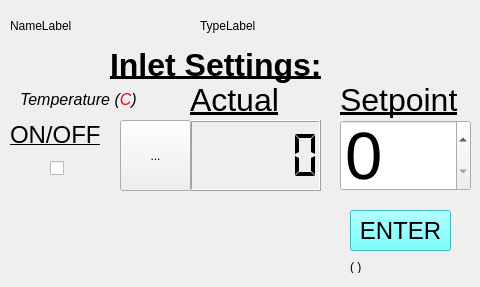
<?xml version="1.0" encoding="UTF-8"?>
<ui version="4.0">
 <class>InletWidget</class>
 <widget class="QWidget" name="InletWidget">
  <property name="geometry">
   <rect>
    <x>0</x>
    <y>0</y>
    <width>480</width>
    <height>287</height>
   </rect>
  </property>
  <property name="windowTitle">
   <string>Form</string>
  </property>
  <widget class="QLabel" name="inletLabel">
   <property name="geometry">
    <rect>
     <x>110</x>
     <y>40</y>
     <width>261</width>
     <height>51</height>
    </rect>
   </property>
   <property name="text">
    <string>&lt;!DOCTYPE HTML PUBLIC &quot;-//W3C//DTD HTML 4.0//EN&quot; &quot;http://www.w3.org/TR/REC-html40/strict.dtd&quot;&gt;
&lt;html&gt;&lt;head&gt;&lt;meta name=&quot;qrichtext&quot; content=&quot;1&quot; /&gt;&lt;style type=&quot;text/css&quot;&gt;
p, li { white-space: pre-wrap; }
&lt;/style&gt;&lt;/head&gt;&lt;body style=&quot; font-family:'Ubuntu'; font-size:11pt; font-weight:400; font-style:normal;&quot;&gt;
&lt;table style=&quot;-qt-table-type: root; margin-top:4px; margin-bottom:4px; margin-left:4px; margin-right:4px;&quot;&gt;
&lt;tr&gt;
&lt;td style=&quot;border: none;&quot;&gt;
&lt;p style=&quot; margin-top:0px; margin-bottom:0px; margin-left:0px; margin-right:0px; -qt-block-indent:0; text-indent:0px;&quot;&gt;&lt;span style=&quot; font-family:'MS Shell Dlg 2'; font-size:24pt; font-weight:600; text-decoration: underline;&quot;&gt;Inlet Settings:&lt;/span&gt;&lt;/p&gt;&lt;/td&gt;&lt;/tr&gt;&lt;/table&gt;&lt;/body&gt;&lt;/html&gt;</string>
   </property>
  </widget>
  <widget class="QDoubleSpinBox" name="inletSetTempSpinBox">
   <property name="geometry">
    <rect>
     <x>340</x>
     <y>120</y>
     <width>131</width>
     <height>71</height>
    </rect>
   </property>
   <property name="font">
    <font>
     <pointsize>50</pointsize>
    </font>
   </property>
   <property name="decimals">
    <number>0</number>
   </property>
  </widget>
  <widget class="QLCDNumber" name="inletActTempLCD">
   <property name="geometry">
    <rect>
     <x>190</x>
     <y>120</y>
     <width>131</width>
     <height>71</height>
    </rect>
   </property>
   <property name="segmentStyle">
    <enum>QLCDNumber::Flat</enum>
   </property>
  </widget>
  <widget class="QCheckBox" name="tempCheckBox">
   <property name="geometry">
    <rect>
     <x>50</x>
     <y>160</y>
     <width>21</width>
     <height>17</height>
    </rect>
   </property>
   <property name="text">
    <string/>
   </property>
  </widget>
  <widget class="QLabel" name="typeLabel">
   <property name="geometry">
    <rect>
     <x>200</x>
     <y>10</y>
     <width>211</width>
     <height>31</height>
    </rect>
   </property>
   <property name="text">
    <string>TypeLabel</string>
   </property>
  </widget>
  <widget class="QLabel" name="nameLabel">
   <property name="geometry">
    <rect>
     <x>10</x>
     <y>10</y>
     <width>191</width>
     <height>31</height>
    </rect>
   </property>
   <property name="text">
    <string>NameLabel</string>
   </property>
  </widget>
  <widget class="QLabel" name="inletTempLabel">
   <property name="geometry">
    <rect>
     <x>20</x>
     <y>90</y>
     <width>141</width>
     <height>20</height>
    </rect>
   </property>
   <property name="text">
    <string>&lt;!DOCTYPE HTML PUBLIC &quot;-//W3C//DTD HTML 4.0//EN&quot; &quot;http://www.w3.org/TR/REC-html40/strict.dtd&quot;&gt;
&lt;html&gt;&lt;head&gt;&lt;meta name=&quot;qrichtext&quot; content=&quot;1&quot; /&gt;&lt;style type=&quot;text/css&quot;&gt;
p, li { white-space: pre-wrap; }
&lt;/style&gt;&lt;/head&gt;&lt;body style=&quot; font-family:'Ubuntu'; font-size:11pt; font-weight:400; font-style:normal;&quot;&gt;
&lt;table style=&quot;-qt-table-type: root; margin-top:4px; margin-bottom:4px; margin-left:4px; margin-right:4px;&quot;&gt;
&lt;tr&gt;
&lt;td style=&quot;border: none;&quot;&gt;
&lt;p style=&quot; margin-top:0px; margin-bottom:0px; margin-left:0px; margin-right:0px; -qt-block-indent:0; text-indent:0px;&quot;&gt;&lt;span style=&quot; font-family:'MS Shell Dlg 2'; font-size:12pt; font-style:italic;&quot;&gt;Temperature (&lt;/span&gt;&lt;span style=&quot; font-family:'MS Shell Dlg 2'; font-size:12pt; font-style:italic; color:#ff0000;&quot;&gt;C&lt;/span&gt;&lt;span style=&quot; font-family:'MS Shell Dlg 2'; font-size:12pt; font-style:italic;&quot;&gt;)&lt;/span&gt;&lt;/p&gt;&lt;/td&gt;&lt;/tr&gt;&lt;/table&gt;&lt;/body&gt;&lt;/html&gt;</string>
   </property>
  </widget>
  <widget class="QLabel" name="tempSetTestLabel">
   <property name="geometry">
    <rect>
     <x>350</x>
     <y>260</y>
     <width>46</width>
     <height>13</height>
    </rect>
   </property>
   <property name="text">
    <string>( )</string>
   </property>
  </widget>
  <widget class="QToolButton" name="actualTempButton">
   <property name="geometry">
    <rect>
     <x>120</x>
     <y>120</y>
     <width>71</width>
     <height>71</height>
    </rect>
   </property>
   <property name="text">
    <string>...</string>
   </property>
  </widget>
  <widget class="QLabel" name="inletOnOffLabel">
   <property name="geometry">
    <rect>
     <x>10</x>
     <y>120</y>
     <width>91</width>
     <height>31</height>
    </rect>
   </property>
   <property name="text">
    <string>&lt;!DOCTYPE HTML PUBLIC &quot;-//W3C//DTD HTML 4.0//EN&quot; &quot;http://www.w3.org/TR/REC-html40/strict.dtd&quot;&gt;
&lt;html&gt;&lt;head&gt;&lt;meta name=&quot;qrichtext&quot; content=&quot;1&quot; /&gt;&lt;style type=&quot;text/css&quot;&gt;
p, li { white-space: pre-wrap; }
&lt;/style&gt;&lt;/head&gt;&lt;body style=&quot; font-family:'Ubuntu'; font-size:11pt; font-weight:400; font-style:normal;&quot;&gt;
&lt;table style=&quot;-qt-table-type: root; margin-top:4px; margin-bottom:4px; margin-left:4px; margin-right:4px;&quot;&gt;
&lt;tr&gt;
&lt;td style=&quot;border: none;&quot;&gt;
&lt;p style=&quot; margin-top:0px; margin-bottom:0px; margin-left:0px; margin-right:0px; -qt-block-indent:0; text-indent:0px;&quot;&gt;&lt;span style=&quot; font-family:'MS Shell Dlg 2'; font-size:18pt; text-decoration: underline;&quot;&gt;ON/OFF&lt;/span&gt;&lt;/p&gt;&lt;/td&gt;&lt;/tr&gt;&lt;/table&gt;&lt;/body&gt;&lt;/html&gt;</string>
   </property>
  </widget>
  <widget class="QLabel" name="inletActualLabel">
   <property name="geometry">
    <rect>
     <x>190</x>
     <y>80</y>
     <width>101</width>
     <height>41</height>
    </rect>
   </property>
   <property name="text">
    <string>&lt;!DOCTYPE HTML PUBLIC &quot;-//W3C//DTD HTML 4.0//EN&quot; &quot;http://www.w3.org/TR/REC-html40/strict.dtd&quot;&gt;
&lt;html&gt;&lt;head&gt;&lt;meta name=&quot;qrichtext&quot; content=&quot;1&quot; /&gt;&lt;style type=&quot;text/css&quot;&gt;
p, li { white-space: pre-wrap; }
&lt;/style&gt;&lt;/head&gt;&lt;body style=&quot; font-family:'Ubuntu'; font-size:11pt; font-weight:400; font-style:normal;&quot;&gt;
&lt;table style=&quot;-qt-table-type: root; margin-top:4px; margin-bottom:4px; margin-left:4px; margin-right:4px;&quot;&gt;
&lt;tr&gt;
&lt;td style=&quot;border: none;&quot;&gt;
&lt;p style=&quot; margin-top:0px; margin-bottom:0px; margin-left:0px; margin-right:0px; -qt-block-indent:0; text-indent:0px;&quot;&gt;&lt;span style=&quot; font-family:'MS Shell Dlg 2'; font-size:24pt; text-decoration: underline;&quot;&gt;Actual&lt;/span&gt;&lt;/p&gt;&lt;/td&gt;&lt;/tr&gt;&lt;/table&gt;&lt;/body&gt;&lt;/html&gt;</string>
   </property>
  </widget>
  <widget class="QLabel" name="inletSetpointLabel">
   <property name="geometry">
    <rect>
     <x>340</x>
     <y>80</y>
     <width>141</width>
     <height>41</height>
    </rect>
   </property>
   <property name="text">
    <string>&lt;!DOCTYPE HTML PUBLIC &quot;-//W3C//DTD HTML 4.0//EN&quot; &quot;http://www.w3.org/TR/REC-html40/strict.dtd&quot;&gt;
&lt;html&gt;&lt;head&gt;&lt;meta name=&quot;qrichtext&quot; content=&quot;1&quot; /&gt;&lt;style type=&quot;text/css&quot;&gt;
p, li { white-space: pre-wrap; }
&lt;/style&gt;&lt;/head&gt;&lt;body style=&quot; font-family:'Ubuntu'; font-size:11pt; font-weight:400; font-style:normal;&quot;&gt;
&lt;table style=&quot;-qt-table-type: root; margin-top:4px; margin-bottom:4px; margin-left:4px; margin-right:4px;&quot;&gt;
&lt;tr&gt;
&lt;td style=&quot;border: none;&quot;&gt;
&lt;p style=&quot; margin-top:0px; margin-bottom:0px; margin-left:0px; margin-right:0px; -qt-block-indent:0; text-indent:0px;&quot;&gt;&lt;span style=&quot; font-family:'MS Shell Dlg 2'; font-size:24pt; text-decoration: underline;&quot;&gt;Setpoint&lt;/span&gt;&lt;/p&gt;&lt;/td&gt;&lt;/tr&gt;&lt;/table&gt;&lt;/body&gt;&lt;/html&gt;</string>
   </property>
  </widget>
  <widget class="QPushButton" name="sendTempButton">
   <property name="geometry">
    <rect>
     <x>350</x>
     <y>210</y>
     <width>101</width>
     <height>41</height>
    </rect>
   </property>
   <property name="minimumSize">
    <size>
     <width>0</width>
     <height>0</height>
    </size>
   </property>
   <property name="maximumSize">
    <size>
     <width>171</width>
     <height>41</height>
    </size>
   </property>
   <property name="palette">
    <palette>
     <active>
      <colorrole role="WindowText">
       <brush brushstyle="SolidPattern">
        <color alpha="255">
         <red>0</red>
         <green>0</green>
         <blue>0</blue>
        </color>
       </brush>
      </colorrole>
      <colorrole role="Button">
       <brush brushstyle="SolidPattern">
        <color alpha="255">
         <red>85</red>
         <green>255</green>
         <blue>255</blue>
        </color>
       </brush>
      </colorrole>
      <colorrole role="Light">
       <brush brushstyle="SolidPattern">
        <color alpha="255">
         <red>213</red>
         <green>255</green>
         <blue>255</blue>
        </color>
       </brush>
      </colorrole>
      <colorrole role="Midlight">
       <brush brushstyle="SolidPattern">
        <color alpha="255">
         <red>149</red>
         <green>255</green>
         <blue>255</blue>
        </color>
       </brush>
      </colorrole>
      <colorrole role="Dark">
       <brush brushstyle="SolidPattern">
        <color alpha="255">
         <red>42</red>
         <green>127</green>
         <blue>127</blue>
        </color>
       </brush>
      </colorrole>
      <colorrole role="Mid">
       <brush brushstyle="SolidPattern">
        <color alpha="255">
         <red>56</red>
         <green>170</green>
         <blue>170</blue>
        </color>
       </brush>
      </colorrole>
      <colorrole role="Text">
       <brush brushstyle="SolidPattern">
        <color alpha="255">
         <red>0</red>
         <green>0</green>
         <blue>0</blue>
        </color>
       </brush>
      </colorrole>
      <colorrole role="BrightText">
       <brush brushstyle="SolidPattern">
        <color alpha="255">
         <red>255</red>
         <green>255</green>
         <blue>255</blue>
        </color>
       </brush>
      </colorrole>
      <colorrole role="ButtonText">
       <brush brushstyle="SolidPattern">
        <color alpha="255">
         <red>0</red>
         <green>0</green>
         <blue>0</blue>
        </color>
       </brush>
      </colorrole>
      <colorrole role="Base">
       <brush brushstyle="SolidPattern">
        <color alpha="255">
         <red>255</red>
         <green>255</green>
         <blue>255</blue>
        </color>
       </brush>
      </colorrole>
      <colorrole role="Window">
       <brush brushstyle="SolidPattern">
        <color alpha="255">
         <red>85</red>
         <green>255</green>
         <blue>255</blue>
        </color>
       </brush>
      </colorrole>
      <colorrole role="Shadow">
       <brush brushstyle="SolidPattern">
        <color alpha="255">
         <red>0</red>
         <green>0</green>
         <blue>0</blue>
        </color>
       </brush>
      </colorrole>
      <colorrole role="AlternateBase">
       <brush brushstyle="SolidPattern">
        <color alpha="255">
         <red>170</red>
         <green>255</green>
         <blue>255</blue>
        </color>
       </brush>
      </colorrole>
      <colorrole role="ToolTipBase">
       <brush brushstyle="SolidPattern">
        <color alpha="255">
         <red>255</red>
         <green>255</green>
         <blue>220</blue>
        </color>
       </brush>
      </colorrole>
      <colorrole role="ToolTipText">
       <brush brushstyle="SolidPattern">
        <color alpha="255">
         <red>0</red>
         <green>0</green>
         <blue>0</blue>
        </color>
       </brush>
      </colorrole>
     </active>
     <inactive>
      <colorrole role="WindowText">
       <brush brushstyle="SolidPattern">
        <color alpha="255">
         <red>0</red>
         <green>0</green>
         <blue>0</blue>
        </color>
       </brush>
      </colorrole>
      <colorrole role="Button">
       <brush brushstyle="SolidPattern">
        <color alpha="255">
         <red>85</red>
         <green>255</green>
         <blue>255</blue>
        </color>
       </brush>
      </colorrole>
      <colorrole role="Light">
       <brush brushstyle="SolidPattern">
        <color alpha="255">
         <red>213</red>
         <green>255</green>
         <blue>255</blue>
        </color>
       </brush>
      </colorrole>
      <colorrole role="Midlight">
       <brush brushstyle="SolidPattern">
        <color alpha="255">
         <red>149</red>
         <green>255</green>
         <blue>255</blue>
        </color>
       </brush>
      </colorrole>
      <colorrole role="Dark">
       <brush brushstyle="SolidPattern">
        <color alpha="255">
         <red>42</red>
         <green>127</green>
         <blue>127</blue>
        </color>
       </brush>
      </colorrole>
      <colorrole role="Mid">
       <brush brushstyle="SolidPattern">
        <color alpha="255">
         <red>56</red>
         <green>170</green>
         <blue>170</blue>
        </color>
       </brush>
      </colorrole>
      <colorrole role="Text">
       <brush brushstyle="SolidPattern">
        <color alpha="255">
         <red>0</red>
         <green>0</green>
         <blue>0</blue>
        </color>
       </brush>
      </colorrole>
      <colorrole role="BrightText">
       <brush brushstyle="SolidPattern">
        <color alpha="255">
         <red>255</red>
         <green>255</green>
         <blue>255</blue>
        </color>
       </brush>
      </colorrole>
      <colorrole role="ButtonText">
       <brush brushstyle="SolidPattern">
        <color alpha="255">
         <red>0</red>
         <green>0</green>
         <blue>0</blue>
        </color>
       </brush>
      </colorrole>
      <colorrole role="Base">
       <brush brushstyle="SolidPattern">
        <color alpha="255">
         <red>255</red>
         <green>255</green>
         <blue>255</blue>
        </color>
       </brush>
      </colorrole>
      <colorrole role="Window">
       <brush brushstyle="SolidPattern">
        <color alpha="255">
         <red>85</red>
         <green>255</green>
         <blue>255</blue>
        </color>
       </brush>
      </colorrole>
      <colorrole role="Shadow">
       <brush brushstyle="SolidPattern">
        <color alpha="255">
         <red>0</red>
         <green>0</green>
         <blue>0</blue>
        </color>
       </brush>
      </colorrole>
      <colorrole role="AlternateBase">
       <brush brushstyle="SolidPattern">
        <color alpha="255">
         <red>170</red>
         <green>255</green>
         <blue>255</blue>
        </color>
       </brush>
      </colorrole>
      <colorrole role="ToolTipBase">
       <brush brushstyle="SolidPattern">
        <color alpha="255">
         <red>255</red>
         <green>255</green>
         <blue>220</blue>
        </color>
       </brush>
      </colorrole>
      <colorrole role="ToolTipText">
       <brush brushstyle="SolidPattern">
        <color alpha="255">
         <red>0</red>
         <green>0</green>
         <blue>0</blue>
        </color>
       </brush>
      </colorrole>
     </inactive>
     <disabled>
      <colorrole role="WindowText">
       <brush brushstyle="SolidPattern">
        <color alpha="255">
         <red>42</red>
         <green>127</green>
         <blue>127</blue>
        </color>
       </brush>
      </colorrole>
      <colorrole role="Button">
       <brush brushstyle="SolidPattern">
        <color alpha="255">
         <red>85</red>
         <green>255</green>
         <blue>255</blue>
        </color>
       </brush>
      </colorrole>
      <colorrole role="Light">
       <brush brushstyle="SolidPattern">
        <color alpha="255">
         <red>213</red>
         <green>255</green>
         <blue>255</blue>
        </color>
       </brush>
      </colorrole>
      <colorrole role="Midlight">
       <brush brushstyle="SolidPattern">
        <color alpha="255">
         <red>149</red>
         <green>255</green>
         <blue>255</blue>
        </color>
       </brush>
      </colorrole>
      <colorrole role="Dark">
       <brush brushstyle="SolidPattern">
        <color alpha="255">
         <red>42</red>
         <green>127</green>
         <blue>127</blue>
        </color>
       </brush>
      </colorrole>
      <colorrole role="Mid">
       <brush brushstyle="SolidPattern">
        <color alpha="255">
         <red>56</red>
         <green>170</green>
         <blue>170</blue>
        </color>
       </brush>
      </colorrole>
      <colorrole role="Text">
       <brush brushstyle="SolidPattern">
        <color alpha="255">
         <red>42</red>
         <green>127</green>
         <blue>127</blue>
        </color>
       </brush>
      </colorrole>
      <colorrole role="BrightText">
       <brush brushstyle="SolidPattern">
        <color alpha="255">
         <red>255</red>
         <green>255</green>
         <blue>255</blue>
        </color>
       </brush>
      </colorrole>
      <colorrole role="ButtonText">
       <brush brushstyle="SolidPattern">
        <color alpha="255">
         <red>42</red>
         <green>127</green>
         <blue>127</blue>
        </color>
       </brush>
      </colorrole>
      <colorrole role="Base">
       <brush brushstyle="SolidPattern">
        <color alpha="255">
         <red>85</red>
         <green>255</green>
         <blue>255</blue>
        </color>
       </brush>
      </colorrole>
      <colorrole role="Window">
       <brush brushstyle="SolidPattern">
        <color alpha="255">
         <red>85</red>
         <green>255</green>
         <blue>255</blue>
        </color>
       </brush>
      </colorrole>
      <colorrole role="Shadow">
       <brush brushstyle="SolidPattern">
        <color alpha="255">
         <red>0</red>
         <green>0</green>
         <blue>0</blue>
        </color>
       </brush>
      </colorrole>
      <colorrole role="AlternateBase">
       <brush brushstyle="SolidPattern">
        <color alpha="255">
         <red>85</red>
         <green>255</green>
         <blue>255</blue>
        </color>
       </brush>
      </colorrole>
      <colorrole role="ToolTipBase">
       <brush brushstyle="SolidPattern">
        <color alpha="255">
         <red>255</red>
         <green>255</green>
         <blue>220</blue>
        </color>
       </brush>
      </colorrole>
      <colorrole role="ToolTipText">
       <brush brushstyle="SolidPattern">
        <color alpha="255">
         <red>0</red>
         <green>0</green>
         <blue>0</blue>
        </color>
       </brush>
      </colorrole>
     </disabled>
    </palette>
   </property>
   <property name="font">
    <font>
     <pointsize>18</pointsize>
    </font>
   </property>
   <property name="text">
    <string>ENTER</string>
   </property>
  </widget>
  <widget class="QWidget" name="layoutWidget">
   <property name="geometry">
    <rect>
     <x>120</x>
     <y>410</y>
     <width>112</width>
     <height>67</height>
    </rect>
   </property>
   <layout class="QGridLayout" name="gridLayout">
    <item row="0" column="0">
     <widget class="QPushButton" name="heaterOnButton">
      <property name="minimumSize">
       <size>
        <width>0</width>
        <height>0</height>
       </size>
      </property>
      <property name="maximumSize">
       <size>
        <width>171</width>
        <height>41</height>
       </size>
      </property>
      <property name="palette">
       <palette>
        <active>
         <colorrole role="WindowText">
          <brush brushstyle="SolidPattern">
           <color alpha="255">
            <red>0</red>
            <green>0</green>
            <blue>0</blue>
           </color>
          </brush>
         </colorrole>
         <colorrole role="Button">
          <brush brushstyle="SolidPattern">
           <color alpha="255">
            <red>85</red>
            <green>255</green>
            <blue>255</blue>
           </color>
          </brush>
         </colorrole>
         <colorrole role="Light">
          <brush brushstyle="SolidPattern">
           <color alpha="255">
            <red>213</red>
            <green>255</green>
            <blue>255</blue>
           </color>
          </brush>
         </colorrole>
         <colorrole role="Midlight">
          <brush brushstyle="SolidPattern">
           <color alpha="255">
            <red>149</red>
            <green>255</green>
            <blue>255</blue>
           </color>
          </brush>
         </colorrole>
         <colorrole role="Dark">
          <brush brushstyle="SolidPattern">
           <color alpha="255">
            <red>42</red>
            <green>127</green>
            <blue>127</blue>
           </color>
          </brush>
         </colorrole>
         <colorrole role="Mid">
          <brush brushstyle="SolidPattern">
           <color alpha="255">
            <red>56</red>
            <green>170</green>
            <blue>170</blue>
           </color>
          </brush>
         </colorrole>
         <colorrole role="Text">
          <brush brushstyle="SolidPattern">
           <color alpha="255">
            <red>0</red>
            <green>0</green>
            <blue>0</blue>
           </color>
          </brush>
         </colorrole>
         <colorrole role="BrightText">
          <brush brushstyle="SolidPattern">
           <color alpha="255">
            <red>255</red>
            <green>255</green>
            <blue>255</blue>
           </color>
          </brush>
         </colorrole>
         <colorrole role="ButtonText">
          <brush brushstyle="SolidPattern">
           <color alpha="255">
            <red>0</red>
            <green>0</green>
            <blue>0</blue>
           </color>
          </brush>
         </colorrole>
         <colorrole role="Base">
          <brush brushstyle="SolidPattern">
           <color alpha="255">
            <red>255</red>
            <green>255</green>
            <blue>255</blue>
           </color>
          </brush>
         </colorrole>
         <colorrole role="Window">
          <brush brushstyle="SolidPattern">
           <color alpha="255">
            <red>85</red>
            <green>255</green>
            <blue>255</blue>
           </color>
          </brush>
         </colorrole>
         <colorrole role="Shadow">
          <brush brushstyle="SolidPattern">
           <color alpha="255">
            <red>0</red>
            <green>0</green>
            <blue>0</blue>
           </color>
          </brush>
         </colorrole>
         <colorrole role="AlternateBase">
          <brush brushstyle="SolidPattern">
           <color alpha="255">
            <red>170</red>
            <green>255</green>
            <blue>255</blue>
           </color>
          </brush>
         </colorrole>
         <colorrole role="ToolTipBase">
          <brush brushstyle="SolidPattern">
           <color alpha="255">
            <red>255</red>
            <green>255</green>
            <blue>220</blue>
           </color>
          </brush>
         </colorrole>
         <colorrole role="ToolTipText">
          <brush brushstyle="SolidPattern">
           <color alpha="255">
            <red>0</red>
            <green>0</green>
            <blue>0</blue>
           </color>
          </brush>
         </colorrole>
        </active>
        <inactive>
         <colorrole role="WindowText">
          <brush brushstyle="SolidPattern">
           <color alpha="255">
            <red>0</red>
            <green>0</green>
            <blue>0</blue>
           </color>
          </brush>
         </colorrole>
         <colorrole role="Button">
          <brush brushstyle="SolidPattern">
           <color alpha="255">
            <red>85</red>
            <green>255</green>
            <blue>255</blue>
           </color>
          </brush>
         </colorrole>
         <colorrole role="Light">
          <brush brushstyle="SolidPattern">
           <color alpha="255">
            <red>213</red>
            <green>255</green>
            <blue>255</blue>
           </color>
          </brush>
         </colorrole>
         <colorrole role="Midlight">
          <brush brushstyle="SolidPattern">
           <color alpha="255">
            <red>149</red>
            <green>255</green>
            <blue>255</blue>
           </color>
          </brush>
         </colorrole>
         <colorrole role="Dark">
          <brush brushstyle="SolidPattern">
           <color alpha="255">
            <red>42</red>
            <green>127</green>
            <blue>127</blue>
           </color>
          </brush>
         </colorrole>
         <colorrole role="Mid">
          <brush brushstyle="SolidPattern">
           <color alpha="255">
            <red>56</red>
            <green>170</green>
            <blue>170</blue>
           </color>
          </brush>
         </colorrole>
         <colorrole role="Text">
          <brush brushstyle="SolidPattern">
           <color alpha="255">
            <red>0</red>
            <green>0</green>
            <blue>0</blue>
           </color>
          </brush>
         </colorrole>
         <colorrole role="BrightText">
          <brush brushstyle="SolidPattern">
           <color alpha="255">
            <red>255</red>
            <green>255</green>
            <blue>255</blue>
           </color>
          </brush>
         </colorrole>
         <colorrole role="ButtonText">
          <brush brushstyle="SolidPattern">
           <color alpha="255">
            <red>0</red>
            <green>0</green>
            <blue>0</blue>
           </color>
          </brush>
         </colorrole>
         <colorrole role="Base">
          <brush brushstyle="SolidPattern">
           <color alpha="255">
            <red>255</red>
            <green>255</green>
            <blue>255</blue>
           </color>
          </brush>
         </colorrole>
         <colorrole role="Window">
          <brush brushstyle="SolidPattern">
           <color alpha="255">
            <red>85</red>
            <green>255</green>
            <blue>255</blue>
           </color>
          </brush>
         </colorrole>
         <colorrole role="Shadow">
          <brush brushstyle="SolidPattern">
           <color alpha="255">
            <red>0</red>
            <green>0</green>
            <blue>0</blue>
           </color>
          </brush>
         </colorrole>
         <colorrole role="AlternateBase">
          <brush brushstyle="SolidPattern">
           <color alpha="255">
            <red>170</red>
            <green>255</green>
            <blue>255</blue>
           </color>
          </brush>
         </colorrole>
         <colorrole role="ToolTipBase">
          <brush brushstyle="SolidPattern">
           <color alpha="255">
            <red>255</red>
            <green>255</green>
            <blue>220</blue>
           </color>
          </brush>
         </colorrole>
         <colorrole role="ToolTipText">
          <brush brushstyle="SolidPattern">
           <color alpha="255">
            <red>0</red>
            <green>0</green>
            <blue>0</blue>
           </color>
          </brush>
         </colorrole>
        </inactive>
        <disabled>
         <colorrole role="WindowText">
          <brush brushstyle="SolidPattern">
           <color alpha="255">
            <red>42</red>
            <green>127</green>
            <blue>127</blue>
           </color>
          </brush>
         </colorrole>
         <colorrole role="Button">
          <brush brushstyle="SolidPattern">
           <color alpha="255">
            <red>85</red>
            <green>255</green>
            <blue>255</blue>
           </color>
          </brush>
         </colorrole>
         <colorrole role="Light">
          <brush brushstyle="SolidPattern">
           <color alpha="255">
            <red>213</red>
            <green>255</green>
            <blue>255</blue>
           </color>
          </brush>
         </colorrole>
         <colorrole role="Midlight">
          <brush brushstyle="SolidPattern">
           <color alpha="255">
            <red>149</red>
            <green>255</green>
            <blue>255</blue>
           </color>
          </brush>
         </colorrole>
         <colorrole role="Dark">
          <brush brushstyle="SolidPattern">
           <color alpha="255">
            <red>42</red>
            <green>127</green>
            <blue>127</blue>
           </color>
          </brush>
         </colorrole>
         <colorrole role="Mid">
          <brush brushstyle="SolidPattern">
           <color alpha="255">
            <red>56</red>
            <green>170</green>
            <blue>170</blue>
           </color>
          </brush>
         </colorrole>
         <colorrole role="Text">
          <brush brushstyle="SolidPattern">
           <color alpha="255">
            <red>42</red>
            <green>127</green>
            <blue>127</blue>
           </color>
          </brush>
         </colorrole>
         <colorrole role="BrightText">
          <brush brushstyle="SolidPattern">
           <color alpha="255">
            <red>255</red>
            <green>255</green>
            <blue>255</blue>
           </color>
          </brush>
         </colorrole>
         <colorrole role="ButtonText">
          <brush brushstyle="SolidPattern">
           <color alpha="255">
            <red>42</red>
            <green>127</green>
            <blue>127</blue>
           </color>
          </brush>
         </colorrole>
         <colorrole role="Base">
          <brush brushstyle="SolidPattern">
           <color alpha="255">
            <red>85</red>
            <green>255</green>
            <blue>255</blue>
           </color>
          </brush>
         </colorrole>
         <colorrole role="Window">
          <brush brushstyle="SolidPattern">
           <color alpha="255">
            <red>85</red>
            <green>255</green>
            <blue>255</blue>
           </color>
          </brush>
         </colorrole>
         <colorrole role="Shadow">
          <brush brushstyle="SolidPattern">
           <color alpha="255">
            <red>0</red>
            <green>0</green>
            <blue>0</blue>
           </color>
          </brush>
         </colorrole>
         <colorrole role="AlternateBase">
          <brush brushstyle="SolidPattern">
           <color alpha="255">
            <red>85</red>
            <green>255</green>
            <blue>255</blue>
           </color>
          </brush>
         </colorrole>
         <colorrole role="ToolTipBase">
          <brush brushstyle="SolidPattern">
           <color alpha="255">
            <red>255</red>
            <green>255</green>
            <blue>220</blue>
           </color>
          </brush>
         </colorrole>
         <colorrole role="ToolTipText">
          <brush brushstyle="SolidPattern">
           <color alpha="255">
            <red>0</red>
            <green>0</green>
            <blue>0</blue>
           </color>
          </brush>
         </colorrole>
        </disabled>
       </palette>
      </property>
      <property name="font">
       <font>
        <pointsize>18</pointsize>
       </font>
      </property>
      <property name="text">
       <string>Heat On</string>
      </property>
     </widget>
    </item>
    <item row="1" column="0">
     <widget class="QCheckBox" name="heatOnCheckBox">
      <property name="minimumSize">
       <size>
        <width>21</width>
        <height>21</height>
       </size>
      </property>
      <property name="font">
       <font>
        <pointsize>12</pointsize>
       </font>
      </property>
      <property name="acceptDrops">
       <bool>false</bool>
      </property>
      <property name="text">
       <string/>
      </property>
     </widget>
    </item>
   </layout>
  </widget>
  <widget class="QWidget" name="layoutWidget">
   <property name="geometry">
    <rect>
     <x>0</x>
     <y>410</y>
     <width>118</width>
     <height>67</height>
    </rect>
   </property>
   <layout class="QGridLayout" name="gridLayout_2">
    <item row="0" column="0">
     <widget class="QPushButton" name="heaterOffButton">
      <property name="minimumSize">
       <size>
        <width>0</width>
        <height>0</height>
       </size>
      </property>
      <property name="maximumSize">
       <size>
        <width>171</width>
        <height>41</height>
       </size>
      </property>
      <property name="palette">
       <palette>
        <active>
         <colorrole role="WindowText">
          <brush brushstyle="SolidPattern">
           <color alpha="255">
            <red>0</red>
            <green>0</green>
            <blue>0</blue>
           </color>
          </brush>
         </colorrole>
         <colorrole role="Button">
          <brush brushstyle="SolidPattern">
           <color alpha="255">
            <red>85</red>
            <green>255</green>
            <blue>255</blue>
           </color>
          </brush>
         </colorrole>
         <colorrole role="Light">
          <brush brushstyle="SolidPattern">
           <color alpha="255">
            <red>213</red>
            <green>255</green>
            <blue>255</blue>
           </color>
          </brush>
         </colorrole>
         <colorrole role="Midlight">
          <brush brushstyle="SolidPattern">
           <color alpha="255">
            <red>149</red>
            <green>255</green>
            <blue>255</blue>
           </color>
          </brush>
         </colorrole>
         <colorrole role="Dark">
          <brush brushstyle="SolidPattern">
           <color alpha="255">
            <red>42</red>
            <green>127</green>
            <blue>127</blue>
           </color>
          </brush>
         </colorrole>
         <colorrole role="Mid">
          <brush brushstyle="SolidPattern">
           <color alpha="255">
            <red>56</red>
            <green>170</green>
            <blue>170</blue>
           </color>
          </brush>
         </colorrole>
         <colorrole role="Text">
          <brush brushstyle="SolidPattern">
           <color alpha="255">
            <red>0</red>
            <green>0</green>
            <blue>0</blue>
           </color>
          </brush>
         </colorrole>
         <colorrole role="BrightText">
          <brush brushstyle="SolidPattern">
           <color alpha="255">
            <red>255</red>
            <green>255</green>
            <blue>255</blue>
           </color>
          </brush>
         </colorrole>
         <colorrole role="ButtonText">
          <brush brushstyle="SolidPattern">
           <color alpha="255">
            <red>0</red>
            <green>0</green>
            <blue>0</blue>
           </color>
          </brush>
         </colorrole>
         <colorrole role="Base">
          <brush brushstyle="SolidPattern">
           <color alpha="255">
            <red>255</red>
            <green>255</green>
            <blue>255</blue>
           </color>
          </brush>
         </colorrole>
         <colorrole role="Window">
          <brush brushstyle="SolidPattern">
           <color alpha="255">
            <red>85</red>
            <green>255</green>
            <blue>255</blue>
           </color>
          </brush>
         </colorrole>
         <colorrole role="Shadow">
          <brush brushstyle="SolidPattern">
           <color alpha="255">
            <red>0</red>
            <green>0</green>
            <blue>0</blue>
           </color>
          </brush>
         </colorrole>
         <colorrole role="AlternateBase">
          <brush brushstyle="SolidPattern">
           <color alpha="255">
            <red>170</red>
            <green>255</green>
            <blue>255</blue>
           </color>
          </brush>
         </colorrole>
         <colorrole role="ToolTipBase">
          <brush brushstyle="SolidPattern">
           <color alpha="255">
            <red>255</red>
            <green>255</green>
            <blue>220</blue>
           </color>
          </brush>
         </colorrole>
         <colorrole role="ToolTipText">
          <brush brushstyle="SolidPattern">
           <color alpha="255">
            <red>0</red>
            <green>0</green>
            <blue>0</blue>
           </color>
          </brush>
         </colorrole>
        </active>
        <inactive>
         <colorrole role="WindowText">
          <brush brushstyle="SolidPattern">
           <color alpha="255">
            <red>0</red>
            <green>0</green>
            <blue>0</blue>
           </color>
          </brush>
         </colorrole>
         <colorrole role="Button">
          <brush brushstyle="SolidPattern">
           <color alpha="255">
            <red>85</red>
            <green>255</green>
            <blue>255</blue>
           </color>
          </brush>
         </colorrole>
         <colorrole role="Light">
          <brush brushstyle="SolidPattern">
           <color alpha="255">
            <red>213</red>
            <green>255</green>
            <blue>255</blue>
           </color>
          </brush>
         </colorrole>
         <colorrole role="Midlight">
          <brush brushstyle="SolidPattern">
           <color alpha="255">
            <red>149</red>
            <green>255</green>
            <blue>255</blue>
           </color>
          </brush>
         </colorrole>
         <colorrole role="Dark">
          <brush brushstyle="SolidPattern">
           <color alpha="255">
            <red>42</red>
            <green>127</green>
            <blue>127</blue>
           </color>
          </brush>
         </colorrole>
         <colorrole role="Mid">
          <brush brushstyle="SolidPattern">
           <color alpha="255">
            <red>56</red>
            <green>170</green>
            <blue>170</blue>
           </color>
          </brush>
         </colorrole>
         <colorrole role="Text">
          <brush brushstyle="SolidPattern">
           <color alpha="255">
            <red>0</red>
            <green>0</green>
            <blue>0</blue>
           </color>
          </brush>
         </colorrole>
         <colorrole role="BrightText">
          <brush brushstyle="SolidPattern">
           <color alpha="255">
            <red>255</red>
            <green>255</green>
            <blue>255</blue>
           </color>
          </brush>
         </colorrole>
         <colorrole role="ButtonText">
          <brush brushstyle="SolidPattern">
           <color alpha="255">
            <red>0</red>
            <green>0</green>
            <blue>0</blue>
           </color>
          </brush>
         </colorrole>
         <colorrole role="Base">
          <brush brushstyle="SolidPattern">
           <color alpha="255">
            <red>255</red>
            <green>255</green>
            <blue>255</blue>
           </color>
          </brush>
         </colorrole>
         <colorrole role="Window">
          <brush brushstyle="SolidPattern">
           <color alpha="255">
            <red>85</red>
            <green>255</green>
            <blue>255</blue>
           </color>
          </brush>
         </colorrole>
         <colorrole role="Shadow">
          <brush brushstyle="SolidPattern">
           <color alpha="255">
            <red>0</red>
            <green>0</green>
            <blue>0</blue>
           </color>
          </brush>
         </colorrole>
         <colorrole role="AlternateBase">
          <brush brushstyle="SolidPattern">
           <color alpha="255">
            <red>170</red>
            <green>255</green>
            <blue>255</blue>
           </color>
          </brush>
         </colorrole>
         <colorrole role="ToolTipBase">
          <brush brushstyle="SolidPattern">
           <color alpha="255">
            <red>255</red>
            <green>255</green>
            <blue>220</blue>
           </color>
          </brush>
         </colorrole>
         <colorrole role="ToolTipText">
          <brush brushstyle="SolidPattern">
           <color alpha="255">
            <red>0</red>
            <green>0</green>
            <blue>0</blue>
           </color>
          </brush>
         </colorrole>
        </inactive>
        <disabled>
         <colorrole role="WindowText">
          <brush brushstyle="SolidPattern">
           <color alpha="255">
            <red>42</red>
            <green>127</green>
            <blue>127</blue>
           </color>
          </brush>
         </colorrole>
         <colorrole role="Button">
          <brush brushstyle="SolidPattern">
           <color alpha="255">
            <red>85</red>
            <green>255</green>
            <blue>255</blue>
           </color>
          </brush>
         </colorrole>
         <colorrole role="Light">
          <brush brushstyle="SolidPattern">
           <color alpha="255">
            <red>213</red>
            <green>255</green>
            <blue>255</blue>
           </color>
          </brush>
         </colorrole>
         <colorrole role="Midlight">
          <brush brushstyle="SolidPattern">
           <color alpha="255">
            <red>149</red>
            <green>255</green>
            <blue>255</blue>
           </color>
          </brush>
         </colorrole>
         <colorrole role="Dark">
          <brush brushstyle="SolidPattern">
           <color alpha="255">
            <red>42</red>
            <green>127</green>
            <blue>127</blue>
           </color>
          </brush>
         </colorrole>
         <colorrole role="Mid">
          <brush brushstyle="SolidPattern">
           <color alpha="255">
            <red>56</red>
            <green>170</green>
            <blue>170</blue>
           </color>
          </brush>
         </colorrole>
         <colorrole role="Text">
          <brush brushstyle="SolidPattern">
           <color alpha="255">
            <red>42</red>
            <green>127</green>
            <blue>127</blue>
           </color>
          </brush>
         </colorrole>
         <colorrole role="BrightText">
          <brush brushstyle="SolidPattern">
           <color alpha="255">
            <red>255</red>
            <green>255</green>
            <blue>255</blue>
           </color>
          </brush>
         </colorrole>
         <colorrole role="ButtonText">
          <brush brushstyle="SolidPattern">
           <color alpha="255">
            <red>42</red>
            <green>127</green>
            <blue>127</blue>
           </color>
          </brush>
         </colorrole>
         <colorrole role="Base">
          <brush brushstyle="SolidPattern">
           <color alpha="255">
            <red>85</red>
            <green>255</green>
            <blue>255</blue>
           </color>
          </brush>
         </colorrole>
         <colorrole role="Window">
          <brush brushstyle="SolidPattern">
           <color alpha="255">
            <red>85</red>
            <green>255</green>
            <blue>255</blue>
           </color>
          </brush>
         </colorrole>
         <colorrole role="Shadow">
          <brush brushstyle="SolidPattern">
           <color alpha="255">
            <red>0</red>
            <green>0</green>
            <blue>0</blue>
           </color>
          </brush>
         </colorrole>
         <colorrole role="AlternateBase">
          <brush brushstyle="SolidPattern">
           <color alpha="255">
            <red>85</red>
            <green>255</green>
            <blue>255</blue>
           </color>
          </brush>
         </colorrole>
         <colorrole role="ToolTipBase">
          <brush brushstyle="SolidPattern">
           <color alpha="255">
            <red>255</red>
            <green>255</green>
            <blue>220</blue>
           </color>
          </brush>
         </colorrole>
         <colorrole role="ToolTipText">
          <brush brushstyle="SolidPattern">
           <color alpha="255">
            <red>0</red>
            <green>0</green>
            <blue>0</blue>
           </color>
          </brush>
         </colorrole>
        </disabled>
       </palette>
      </property>
      <property name="font">
       <font>
        <pointsize>18</pointsize>
       </font>
      </property>
      <property name="text">
       <string>Heat Off</string>
      </property>
     </widget>
    </item>
    <item row="1" column="0">
     <widget class="QCheckBox" name="heatOffCheckBox">
      <property name="minimumSize">
       <size>
        <width>21</width>
        <height>21</height>
       </size>
      </property>
      <property name="font">
       <font>
        <pointsize>12</pointsize>
       </font>
      </property>
      <property name="acceptDrops">
       <bool>false</bool>
      </property>
      <property name="text">
       <string/>
      </property>
     </widget>
    </item>
   </layout>
  </widget>
 </widget>
 <resources/>
 <connections>
  <connection>
   <sender>sendTempButton</sender>
   <signal>released()</signal>
   <receiver>InletWidget</receiver>
   <slot>manualWriteTemp()</slot>
   <hints>
    <hint type="sourcelabel">
     <x>366</x>
     <y>288</y>
    </hint>
    <hint type="destinationlabel">
     <x>328</x>
     <y>289</y>
    </hint>
   </hints>
  </connection>
 </connections>
 <slots>
  <slot>manualWriteTemp()</slot>
 </slots>
</ui>
